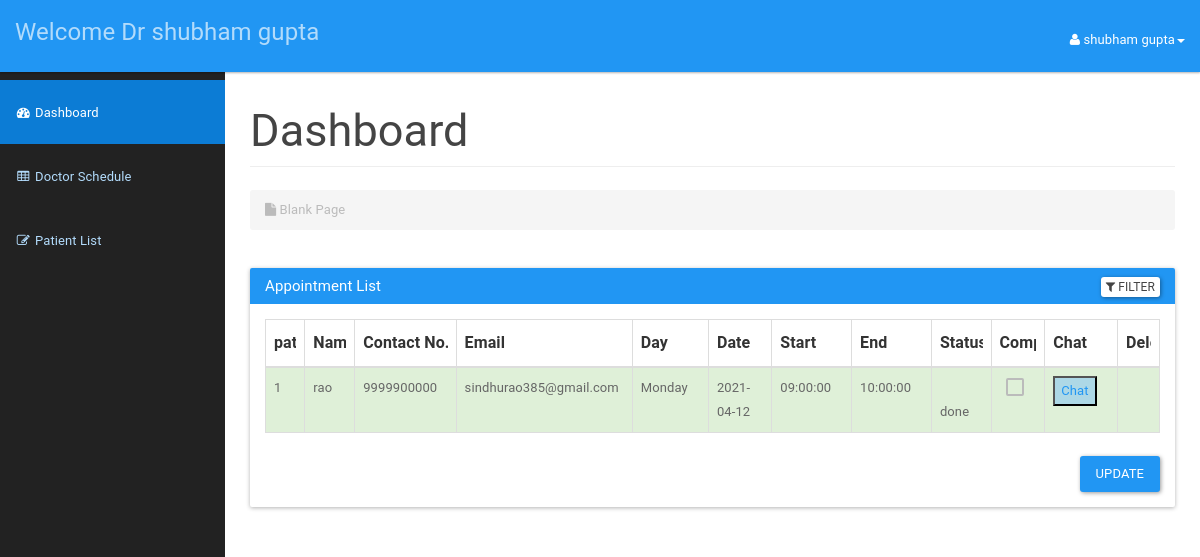
Screenshot of /doctor/doctordashboard.php?docid= (signed in) with the database file from the repository.
### tables this page shows
CREATE TABLE `doctor` (
  `password` varchar(20) NOT NULL,
  `doctorId` int(3) NOT NULL,
  `maindoctorId` int(3) NOT NULL,
  `doctorFirstName` varchar(50) NOT NULL,
  `doctorLastName` varchar(50) NOT NULL,
  `doctorAddress` varchar(100) NOT NULL,
  `doctorPhone` varchar(15) NOT NULL,
  `doctorEmail` varchar(20) NOT NULL,
  `symptom` varchar(20) NOT NULL,
  `speciality` varchar(20) NOT NULL
);

CREATE TABLE `appointment` (
  `appId` int(3) NOT NULL,
  `patientIc` bigint(12) NOT NULL,
  `scheduleId` int(10) NOT NULL,
  `appSymptom` varchar(100) NOT NULL,
  `appComment` varchar(100) NOT NULL,
  `status` varchar(10) NOT NULL DEFAULT 'process'
);

CREATE TABLE `patient` (
  `icPatient` bigint(12) NOT NULL,
  `password` varchar(20) NOT NULL,
  `patientFirstName` varchar(20) NOT NULL,
  `patientLastName` varchar(20) NOT NULL,
  `patientMaritialStatus` varchar(10) NOT NULL,
  `patientDOB` date NOT NULL,
  `patientGender` varchar(10) NOT NULL,
  `patientAddress` varchar(100) NOT NULL,
  `patientPhone` varchar(15) NOT NULL,
  `patientEmail` varchar(100) NOT NULL
);

CREATE TABLE `doctorschedule` (
  `maindoctorId` int(11) NOT NULL,
  `scheduleId` int(11) NOT NULL,
  `scheduleDate` date NOT NULL,
  `scheduleDay` varchar(15) NOT NULL,
  `startTime` time NOT NULL,
  `endTime` time NOT NULL,
  `bookAvail` varchar(10) NOT NULL
);

### doctor/doctordashboard.php (the view, shortened to what this page needs)
<?php
include_once '../assets/conn/dbconnect.php';
$usersession = $_SESSION['doctorSession'];
$res=mysqli_query($con,"SELECT * FROM doctor WHERE doctorId=".$usersession);
$userRow=mysqli_fetch_array($res,MYSQLI_ASSOC);
$docid=$_GET['docid'];
?>
<!DOCTYPE html>
<html lang="en">
    <head>
        <link href="assets/css/material.css" rel="stylesheet">
        <link href="assets/css/sb-admin.css" rel="stylesheet">
        <link href="assets/css/style.css" rel="stylesheet">
        <link href="assets/font-awesome/css/font-awesome.css" rel="stylesheet">
    </head>
    <body>
        <div id="wrapper">
            <nav class="navbar navbar-inverse navbar-fixed-top" role="navigation">
                <div class="navbar-header">
                    <a class="navbar-brand" href="doctordashboard.php">Welcome Dr <?php echo $userRow['doctorFirstName'];?> <?php echo $userRow['doctorLastName'];?></a>
                </div>
                <ul class="nav navbar-right top-nav">
                    <li class="dropdown">
                        <a href="#" class="dropdown-toggle" data-toggle="dropdown"><i class="fa fa-user"></i> <?php echo $userRow['doctorFirstName']; ?> <?php echo $userRow['doctorLastName']; ?><b class="caret"></b></a>
                    </li>
                </ul>
                <div class="collapse navbar-collapse navbar-ex1-collapse">
                    <ul class="nav navbar-nav side-nav">
                        <li class="active">
                            <a href="doctordashboard.php"><i class="fa fa-fw fa-dashboard"></i> Dashboard</a>
                        </li>
                        <li>
                            <a href="addschedule.php?docid=<?php echo $docid ?>"><i class="fa fa-fw fa-table"></i> Doctor Schedule</a>
                        </li>
                        <li>
                            <a href="patientlist.php"><i class="fa fa-fw fa-edit"></i> Patient List</a>
                        </li>
                    </ul>
                </div>
            </nav>
            <div id="page-wrapper">
                <div class="container-fluid">
                    <div class="row">
                        <div class="col-lg-12">
                            <h2 class="page-header">
                            Dashboard
                            </h2>
                            <ol class="breadcrumb">
                                <li class="active">
                                    <i class="fa fa-file"></i> Blank Page
                                </li>
                            </ol>
                        </div>
                    </div>
                    <div class="panel panel-primary filterable">
                       <div class="panel-heading">
                        <h3 class="panel-title">Appointment List</h3>
                        <div class="pull-right">
                            <button class="btn btn-default btn-xs btn-filter"><span class="fa fa-filter"></span> Filter</button>
                        </div>
                        </div>
                        <div class="panel-body">
                        <table class="table table-hover table-bordered">
                            <thead>
                                <tr class="filters">
                                    <th><input type="text" class="form-control" placeholder="patient Ic" disabled></th>
                                    <th><input type="text" class="form-control" placeholder="Name" disabled></th>
                                    <th><input type="text" class="form-control" placeholder="Contact No." disabled></th>
                                    <th><input type="text" class="form-control" placeholder="Email" disabled></th>
                                    <th><input type="text" class="form-control" placeholder="Day" disabled></th>
                                    <th><input type="text" class="form-control" placeholder="Date" disabled></th>
                                    <th><input type="text" class="form-control" placeholder="Start" disabled></th>
                                    <th><input type="text" class="form-control" placeholder="End" disabled></th>
                                    <th><input type="text" class="form-control" placeholder="Status" disabled></th>
                                    <th><input type="text" class="form-control" placeholder="Complete" disabled></th>
                                    <th><input type="text" class="form-control" placeholder="Chat" disabled></th>
                                    <th><input type="text" class="form-control" placeholder="Delete" disabled></th>
                                </tr>
                            </thead>
                            <?php
                            $res=mysqli_query($con,"SELECT a.*, b.*,c.*
                                                    FROM patient a
                                                    JOIN appointment b
                                                    On a.icPatient = b.patientIc
                                                    JOIN doctorschedule c
                                                    On b.scheduleId=c.scheduleId
                                                    Order By appId desc");
                            while ($appointment=mysqli_fetch_array($res)) {
                                if ($appointment['status']=='process') {
                                    $status="danger";
                                    $icon='remove';
                                    $checked='';
                                } else {
                                    $status="success";
                                    $icon='ok';
                                    $checked = 'disabled';
                                }
                                echo "<tbody>";
                                echo "<tr class='$status'>";
                                    echo "<td>" . $appointment['patientIc'] . "</td>";
                                    echo "<td>" . $appointment['patientLastName'] . "</td>";
                                    echo "<td>" . $appointment['patientPhone'] . "</td>";
                                    echo "<td>" . $appointment['patientEmail'] . "</td>";
                                    echo "<td>" . $appointment['scheduleDay'] . "</td>";
                                    echo "<td>" . $appointment['scheduleDate'] . "</td>";
                                    echo "<td>" . $appointment['startTime'] . "</td>";
                                    echo "<td>" . $appointment['endTime'] . "</td>";
                                    echo "<td><span class='glyphicon glyphicon-".$icon."' aria-hidden='true'></span>".' '."". $appointment['status'] . "</td>";
                                    echo "<form method='POST'>";
                                    echo "<td class='text-center'><input type='checkbox' name='enable' id='enable' value='".$appointment['appId']."' onclick='chkit(".$appointment['appId'].",this.checked);' ".$checked."></td>";
                                    echo "<td><a href='chat.php?appid=".$appointment['appId']."&docid=".$usersession."&patid=".$appointment['patientIc']."' target='_blank'> <button type= 'button'style='background-color:lightblue'>"  . "Chat" . "</button> </a> </td>";
                                    echo "<td class='text-center'><a href='#' id='".$appointment['appId']."' class='delete'><span class='glyphicon glyphicon-trash' aria-hidden='true'></span></a>
                            </td>";
                            }
                                echo "</tr>";
                           echo "</tbody>";
                       echo "</table>";
                       echo "<div class='panel panel-default'>";
                       echo "<div class='col-md-offset-3 pull-right'>";
                       echo "<button class='btn btn-primary' type='submit' value='Submit' name='submit'>Update</button>";
                        echo "</div>";
                        echo "</div>";
                        ?>
                    </div>
                </div>
                </div>
            </div>
        </div>
    </body>
</html>

### doctor/assets/css/sb-admin.css (style rules this page uses)
body { margin-top: 100px; background-color: #222; }
@media (min-width:768px) { body { margin-top: 50px; } }
#wrapper { padding-left: 0; }
#page-wrapper { min-height: 900px !important; width: 100%; padding: 0; background-color: #fff; }
@media (min-width:768px) { #wrapper { padding-left: 225px; } }
@media (min-width:768px) { #page-wrapper { padding: 10px; } }
.top-nav { padding: 0 15px; }
.top-nav>li { display: inline-block; float: left; }
.top-nav>li>a { padding-top: 17px; padding-bottom: 10px; line-height: 45px; color: white; }
@media (min-width:768px) { .side-nav { position: fixed; top: 80px; left: 225px; width: 225px; margin-left: -225px; border: none; border-radius: 0; overflow-y: auto; background-color: #222; bottom: 0; overflow-x: hidden; padding-bottom: 40px; } }
@media (min-width:768px) { .side-nav>li>a { width: 225px; } }

### doctor/assets/css/style.css (style rules this page uses)
.filterable { margin-top: 15px; }
.filterable .panel-heading .pull-right { margin-top: -20px; }
.filterable .filters input[disabled] { background-color: transparent; border: none; cursor: auto; box-shadow: none; padding: 0; height: auto; }

### rows the page displays
doctor: doctorFirstName "shubham", doctorLastName "gupta"
appointment: patientIc "1", patientIc.patientLastName "rao", patientIc.patientPhone "9999900000", patientIc.patientEmail "sindhurao385@gmail.com", scheduleId.scheduleDay "Monday", scheduleId.scheduleDate "2021-04-12", scheduleId.startTime "09:00:00", scheduleId.endTime "10:00:00", status "done"
